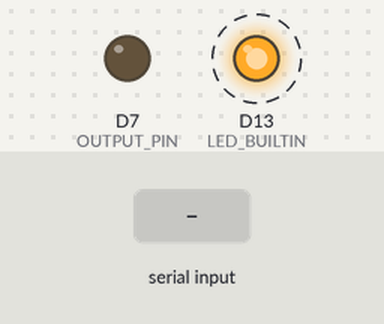
Bench run of a program on a simulated Seeed XIAO (SAMD21). Shown: output pins drawn as LEDs (lit = HIGH). Dashed ring = blinking. The test bench sets the inputs (shaded band). A phone connects over Bluetooth LE 3 s after start; what the program prints to the serial monitor is not drawn.

Above: at 1.2 s.
1.3 s: "L\n" received over Serial
4.3 s: "L\n" received over the second serial link
7.3 s: "l\n" received over Serial
10.3 s: "l\n" received over the second serial link
13.3 s: "E\n" received over Serial
16.3 s: "E\n" received over the second serial link
Timing chart, 0 to 20.3 s (numbered marks = the images above; inputs shaded):
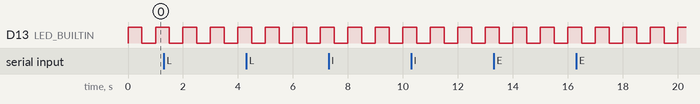

Measured:
- by itself, D13 (LED_BUILTIN): alternates HIGH for 0.50 s and LOW for 0.50 s

The program:

main.cpp
```cpp
#include <Arduino.h>
#include <Wire.h>
#include <bluefruit.h>
#include <stdint.h>

#ifndef SERIAL_BAUD
#define SERIAL_BAUD 115200
#endif

#define OUTPUT_PIN D7

constexpr uint32_t kOutputPulseMs = 1000;

bool outputPulseActive = false;
uint32_t outputPulseStartMs = 0;

namespace {
constexpr uint32_t kBlinkIntervalMs = 500;
constexpr uint32_t kStatusIntervalMs = 60000;
constexpr uint32_t kBleHeartbeatIntervalMs = 5000;
constexpr uint32_t kBleRxCommandTimeoutMs = 300;
constexpr uint8_t kI2cStartAddress = 1;
constexpr uint8_t kI2cEndAddress = 126;

uint32_t lastBlinkMs = 0;
uint32_t lastStatusMs = 0;
uint32_t lastBleHeartbeatMs = 0;
bool ledState = false;

BLEDis bleDeviceInfo;
BLEUart bleUart;
BLEBas bleBattery;

void setLed(bool on) {
  ledState = on;
  digitalWrite(LED_BUILTIN, on ? LOW : HIGH);
}

bool isCommandLed(const char* cmd) {
  if (cmd == nullptr) {
    return false;
  }

  return
    (cmd[0] == 'L' || cmd[0] == 'l') &&
    (cmd[1] == 'E' || cmd[1] == 'e') &&
    (cmd[2] == 'D' || cmd[2] == 'd') &&
    cmd[3] == '\0';
}

void triggerOutputD7() {
  digitalWrite(OUTPUT_PIN, HIGH);
  outputPulseActive = true;
  outputPulseStartMs = millis();

  Serial.println(F("D7 ACTIVADO por comando BLE: LED"));

  if (bleUart.notifyEnabled()) {
    bleUart.println("D7 ACTIVADO");
  }
}

void updateOutputD7() {
  if (outputPulseActive && millis() - outputPulseStartMs >= kOutputPulseMs) {
    digitalWrite(OUTPUT_PIN, LOW);
    outputPulseActive = false;

    Serial.println(F("D7 DESACTIVADO"));

    if (bleUart.notifyEnabled()) {
      bleUart.println("D7 DESACTIVADO");
    }
  }
}

void processBleCommand(const char* cmd) {
  if (cmd == nullptr || cmd[0] == '\0') {
    return;
  }

  Serial.print(F("BLE RX: "));
  Serial.println(cmd);

  if (isCommandLed(cmd)) {
    triggerOutputD7();
    return;
  }

  Serial.print(F("Comando BLE desconocido: "));
  Serial.println(cmd);

  if (bleUart.notifyEnabled()) {
    bleUart.print("ERR CMD UNKNOWN ");
    bleUart.println(cmd);
  }
}

void printHelp() {
  Serial.println();
  Serial.println(F("Comandos disponibles:"));
  Serial.println(F("  h    ayuda"));
  Serial.println(F("  s    estado de la placa"));
  Serial.println(F("  i    escanear bus I2C"));
  Serial.println(F("  b    estado Bluetooth LE"));
  Serial.println(F("  LED  activa D7 durante 1000 ms por Bluetooth"));
  Serial.println();
}

void printBleStatus() {
  Serial.println(F("=== Bluetooth LE ==="));
  Serial.println(F("Nombre anunciado: XIAO-BLE-TEST"));
  Serial.print(F("Estado: "));
  Serial.println(Bluefruit.connected() ? F("conectado") : F("anunciandose / esperando conexion"));
  Serial.println(F("Servicio activo: Nordic UART Service (NUS)"));
  Serial.println(F("App recomendada: nRF Connect o Bluefruit LE Connect"));
  Serial.println();
}

void printBoardStatus() {
  Serial.println(F("=== XIAO nRF52840 Basic Test ==="));
  Serial.print(F("Tiempo encendida: "));
  Serial.print(millis() / 1000);
  Serial.println(F(" s"));

  Serial.print(F("LED integrado: "));
  Serial.println(ledState ? F("ON") : F("OFF"));

  Serial.print(F("Frecuencia CPU: "));
  Serial.print(F_CPU / 1000000);
  Serial.println(F(" MHz"));

  Serial.print(F("BLE: "));
  Serial.println(Bluefruit.connected() ? F("conectado") : F("anunciandose"));

  Serial.print(F("D7: "));
  Serial.println(outputPulseActive ? F("ACTIVO") : F("INACTIVO"));

#ifdef PIN_VBAT
  const int rawBattery = analogRead(PIN_VBAT);
  Serial.print(F("PIN_VBAT raw: "));
  Serial.println(rawBattery);
#else
  Serial.println(F("PIN_VBAT no definido por este core Arduino."));
#endif

  Serial.println();
}

void startBleAdvertising() {
  Bluefruit.Advertising.clearData();
  Bluefruit.ScanResponse.clearData();

  Bluefruit.Advertising.addFlags(BLE_GAP_ADV_FLAGS_LE_ONLY_GENERAL_DISC_MODE);
  Bluefruit.Advertising.addTxPower();
  Bluefruit.Advertising.addService(bleUart);
  Bluefruit.ScanResponse.addName();

  Bluefruit.Advertising.restartOnDisconnect(true);
  Bluefruit.Advertising.setInterval(32, 244);
  Bluefruit.Advertising.setFastTimeout(30);
  Bluefruit.Advertising.start(0);
}

void connectCallback(uint16_t connHandle) {
  BLEConnection* connection = Bluefruit.Connection(connHandle);
  char centralName[32] = {0};
  connection->getPeerName(centralName, sizeof(centralName));

  Serial.print(F("BLE conectado"));
  if (centralName[0] != '\0') {
    Serial.print(F(" a "));
    Serial.print(centralName);
  }
  Serial.println();

  if (bleUart.notifyEnabled()) {
    bleUart.println("XIAO-BLE-TEST conectado. Envia LED para activar D7.");
  }
}

void disconnectCallback(uint16_t connHandle, uint8_t reason) {
  (void)connHandle;

  Serial.print(F("BLE desconectado. Motivo 0x"));
  Serial.println(reason, HEX);
}

void setupBle() {
  Bluefruit.autoConnLed(true);
  Bluefruit.configPrphBandwidth(BANDWIDTH_MAX);
  Bluefruit.begin();
  Bluefruit.setTxPower(4);
  Bluefruit.setName("XIAO-BLE-TEST");
  Bluefruit.Periph.setConnectCallback(connectCallback);
  Bluefruit.Periph.setDisconnectCallback(disconnectCallback);

  bleDeviceInfo.setManufacturer("Seeed Studio");
  bleDeviceInfo.setModel("XIAO nRF52840 Sense");
  bleDeviceInfo.begin();

  bleUart.begin();

  bleBattery.begin();
  bleBattery.write(100);

  startBleAdvertising();
}

void scanI2cBus() {
  uint8_t found = 0;

  Serial.println(F("Escaneando I2C..."));

  for (uint8_t address = kI2cStartAddress; address <= kI2cEndAddress; address++) {
    Wire.beginTransmission(address);
    const uint8_t error = Wire.endTransmission();

    if (error == 0) {
      Serial.print(F("  Dispositivo en 0x"));
      if (address < 16) {
        Serial.print('0');
      }
      Serial.println(address, HEX);
      found++;
    }
  }

  if (found == 0) {
    Serial.println(F("  No se han encontrado dispositivos I2C."));
  }

  Serial.println(F("Escaneo I2C terminado."));
  Serial.println();
}

void handleSerialCommand(char command) {
  switch (command) {
    case 'h':
    case 'H':
    case '?':
      printHelp();
      break;

    case 's':
    case 'S':
      printBoardStatus();
      break;

    case 'i':
    case 'I':
      scanI2cBus();
      break;

    case 'b':
    case 'B':
      printBleStatus();
      break;

    case '\n':
    case '\r':
    case ' ':
      break;

    default:
      Serial.print(F("Comando desconocido: "));
      Serial.println(command);
      printHelp();
      break;
  }
}

void handleBleUart() {
  static char rxBuffer[32];
  static uint8_t rxIndex = 0;
  static uint32_t lastRxMs = 0;

  const uint32_t now = millis();

  if (rxIndex > 0 && now - lastRxMs >= kBleRxCommandTimeoutMs) {
    rxBuffer[rxIndex] = '\0';
    processBleCommand(rxBuffer);
    rxIndex = 0;
  }

  while (bleUart.available()) {
    char c = static_cast<char>(bleUart.read());
    lastRxMs = millis();

    if (rxIndex == 0 && (c == ' ' || c == '\t')) {
      continue;
    }

    if (c == '\n' || c == '\r') {
      if (rxIndex == 0) {
        continue;
      }

      rxBuffer[rxIndex] = '\0';
      processBleCommand(rxBuffer);
      rxIndex = 0;
      continue;
    }

    if (c == ' ' || c == '\t') {
      if (rxIndex > 0) {
        rxBuffer[rxIndex] = '\0';
        processBleCommand(rxBuffer);
        rxIndex = 0;
      }
      continue;
    }

    if (rxIndex < sizeof(rxBuffer) - 1) {
      rxBuffer[rxIndex++] = c;
      rxBuffer[rxIndex] = '\0';

      if (rxIndex == 3 && isCommandLed(rxBuffer)) {
        processBleCommand(rxBuffer);
        rxIndex = 0;
      }
    } else {
      rxIndex = 0;
      Serial.println(F("BLE RX demasiado largo, descartado"));

      if (bleUart.notifyEnabled()) {
        bleUart.println("ERROR: comando demasiado largo");
      }
    }
  }
}

void sendBleHeartbeat(uint32_t now) {
  if (!Bluefruit.connected()) {
    return;
  }

  if (!bleUart.notifyEnabled()) {
    return;
  }

  if (now - lastBleHeartbeatMs < kBleHeartbeatIntervalMs) {
    return;
  }

  lastBleHeartbeatMs = now;
  bleUart.print("XIAO-BLE-TEST OK, uptime=");
  bleUart.print(now / 1000);
  bleUart.println("s");
}

}  // namespace

void setup() {
  pinMode(OUTPUT_PIN, OUTPUT);
  digitalWrite(OUTPUT_PIN, LOW);

  pinMode(LED_BUILTIN, OUTPUT);
  setLed(false);

  Serial.begin(SERIAL_BAUD);
  Wire.begin();
  setupBle();

  const uint32_t startMs = millis();
  while (!Serial && millis() - startMs < 3000) {
    delay(10);
  }

  Serial.println();
  Serial.println(F("XIAO nRF52840 Basic Test iniciado."));
  Serial.println(F("El LED integrado debe parpadear cada 500 ms."));
  Serial.println(F("Bluetooth LE anunciandose como XIAO-BLE-TEST."));
  Serial.println(F("Comando BLE: envia LED para activar D7 durante 1000 ms."));
  printHelp();
  printBoardStatus();
  printBleStatus();
}

void loop() {
  const uint32_t now = millis();

  if (now - lastBlinkMs >= kBlinkIntervalMs) {
    lastBlinkMs = now;
    setLed(!ledState);
  }

  if (now - lastStatusMs >= kStatusIntervalMs) {
    lastStatusMs = now;
    Serial.println(F("OK - escribe 'h' para ver comandos."));
  }

  handleBleUart();
  sendBleHeartbeat(now);
  updateOutputD7();

  while (Serial.available() > 0) {
    handleSerialCommand(static_cast<char>(Serial.read()));
  }
}
```
